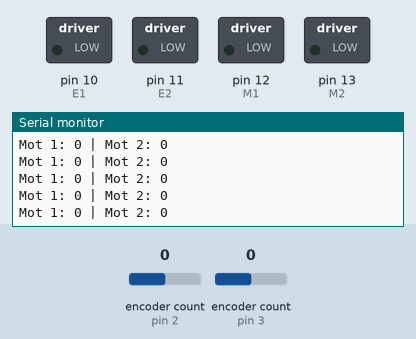
Simulated run of this sketch. Board: Arduino Uno, built with avr-gcc and run on an emulated ATmega328P. Parts: switched loads named in the sketch (green lamp = pin HIGH), the last lines printed to the serial monitor. The inputs (shaded band) are chosen by the test bench; at power-on: encoder count (sensors on pin 2, pin 3) 0.

Above: at 1.2 s.
1.3 s: encoder count (sensor on pin 2) set to -1
At 1.8 s:
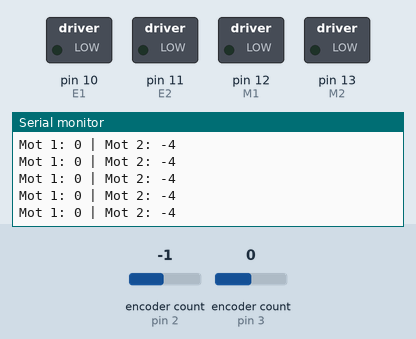
4.3 s: encoder count (sensor on pin 3) set to -1
At 5.1 s:
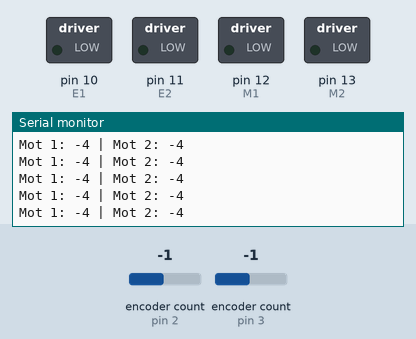

The sketch:

encoderCheck.ino
```cpp
// (licence header left out)
#include <Encoder.h>

//Arduino PWM Speed Control：
  //Motor 1
    int E1 = 10;  //Pin to set PWM Ratio
    int M1 = 12;  //Pin to set Direction
  // Motor 2
    int E2 = 11;  //Pin to set PWM Ratio
    int M2 = 13;  //Pin to set Direction
  int value=150;  // PWM Duty Cycle, 0 (always off) and 255 (always on)


//Define Encoder Pins. First pin must be an interupt pin (see, https://www.pjrc.com/teensy/td_libs_Encoder.html). Refer to Assembly instruction Figure 8 if you need to debug.
  Encoder Mot2(2,5);
  Encoder Mot1(3,4);

void setup()
{
    pinMode(M1, OUTPUT);
    pinMode(M2, OUTPUT);
    pinMode(E1, OUTPUT);
    pinMode(E2, OUTPUT);
    Serial.begin(9600);
    Serial.println("start");

}

void loop()
{
  Serial.print("Mot 1: "); //Read encoder
  Serial.print(Mot1.read()); //Read encoder
  Serial.print(" | Mot 2: "); //Read encoder
  Serial.println(Mot2.read()); //Read encoder
}
```

Measured:
- after the input at 1.3 s, the serial monitor: prints a new line after 0.06 s (image 1)
- after the input at 4.3 s, the serial monitor: prints a new line after 0.08 s (image 2)
